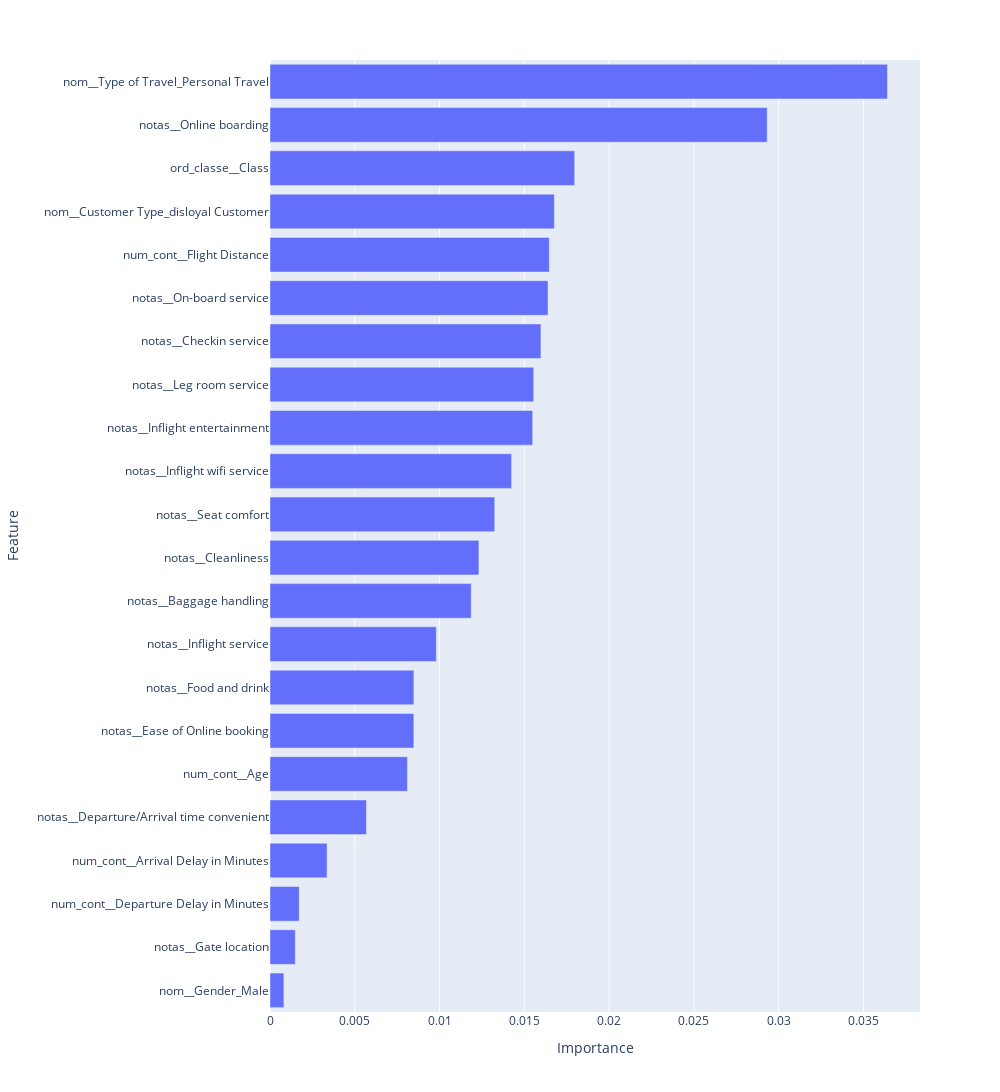

The cell this chart's notebook holds for it:
### Code cell
fig = px.bar(df_importance,x='Importance', y='Feature', orientation='h')
fig.update_layout(height=1280,width=1000,yaxis={'categoryorder': 'total ascending'})
fig.show()

### Figure 1 — Plotly figure (JSON) as saved in the notebook; plotly's stock layout.template omitted (floating-point values rounded to 4 significant figures)
{"data": [{"hovertemplate": "Importance=%{x}<br>Feature=%{y}<extra></extra>", "legendgroup": "", "marker": {"color": "#636efa", "pattern": {"shape": ""}}, "name": "", "orientation": "h", "showlegend": false, "textposition": "auto", "type": "bar", "x": [0.0008201, 0.001492, 0.001724, 0.003367, 0.005692, 0.008104, 0.008484, 0.008485, 0.00981, 0.01187, 0.01232, 0.01325, 0.01425, 0.01549, 0.01555, 0.01598, 0.0164, 0.01647, 0.01677, 0.01797, 0.02932, 0.03642], "xaxis": "x", "y": ["nom__Gender_Male", "notas__Gate location", "num_cont__Departure Delay in Minutes", "num_cont__Arrival Delay in Minutes", "notas__Departure/Arrival time convenient", "num_cont__Age", "notas__Ease of Online booking", "notas__Food and drink", "notas__Inflight service", "notas__Baggage handling", "notas__Cleanliness", "notas__Seat comfort", "notas__Inflight wifi service", "notas__Inflight entertainment", "notas__Leg room service", "notas__Checkin service", "notas__On-board service", "num_cont__Flight Distance", "nom__Customer Type_disloyal Customer", "ord_classe__Class", "notas__Online boarding", "nom__Type of Travel_Personal Travel"], "yaxis": "y"}], "layout": {"barmode": "relative", "height": 1280, "legend": {"tracegroupgap": 0}, "margin": {"t": 60}, "width": 1000, "xaxis": {"anchor": "y", "domain": [0, 1], "title": {"text": "Importance"}}, "yaxis": {"anchor": "x", "categoryorder": "total ascending", "domain": [0, 1], "title": {"text": "Feature"}}}}
